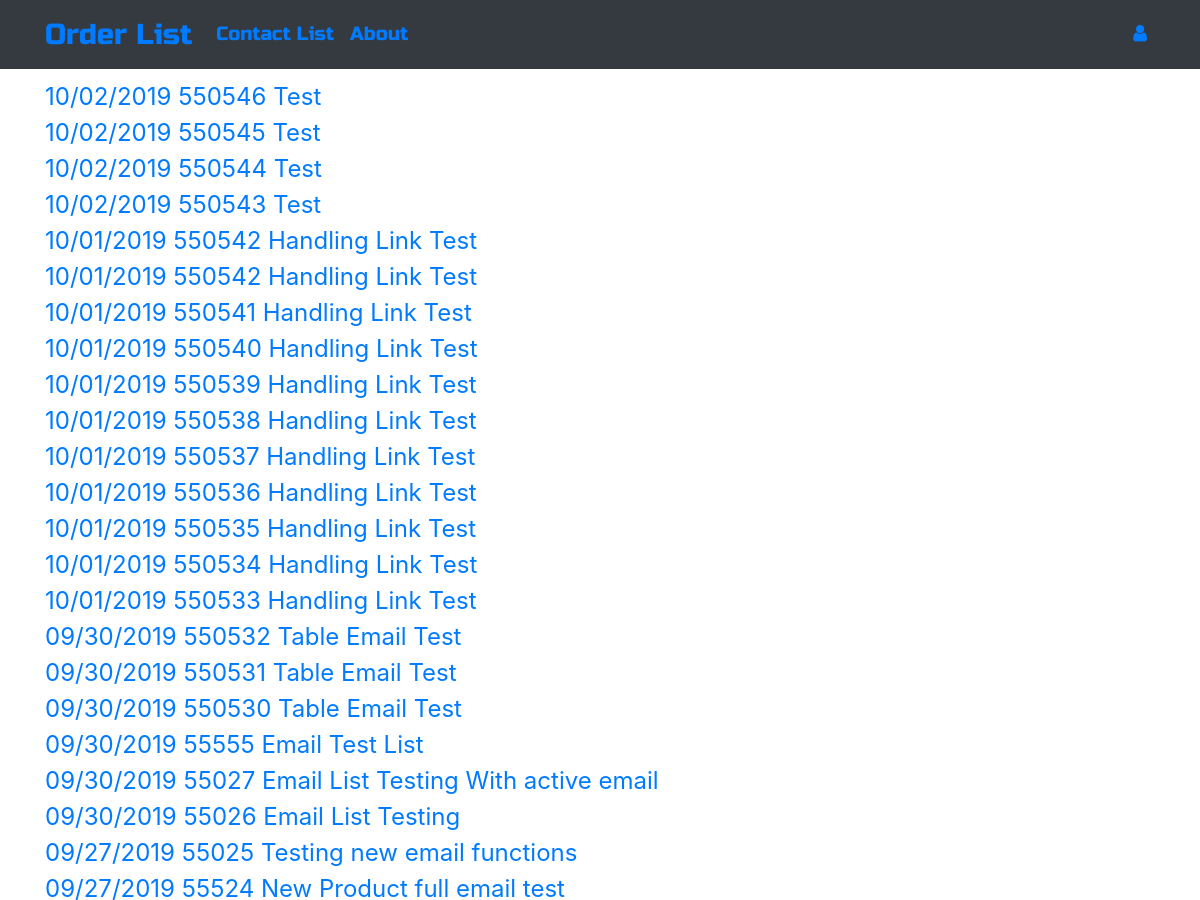
Before: / (upper part) with the older database file.
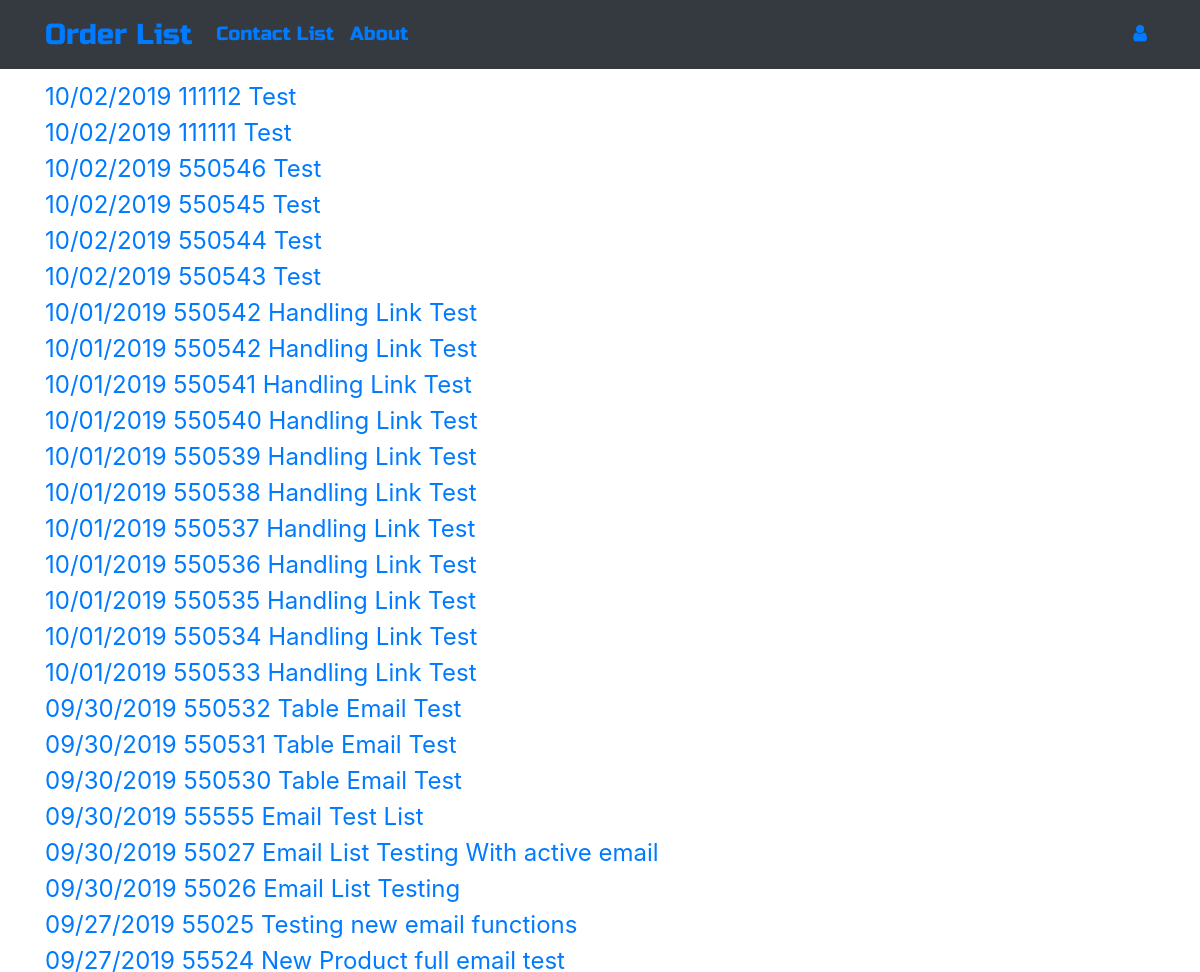
After: the same page with the newer database file.
### ordermanager/models.py (models this page shows, shortened)
class Order(models.Model):
    CUSTOMERS = (
        ("American Woodmark Corporation", "American Woodmark Corporation"),
        ("ACP", "ACP"),
        ("Jim Bishop", "Jim Bishop"),
        ("Fabritec", "Fabritec"),
        ("Hanssem", "Hanssem"),
        ("KabinArt", "KabinArt"),
        ("Legacy", "Legacy"),
        ("MasterBrand Cabinets, Inc", "MasterBrand Cabinets, Inc"),
        ("Unicor", "Unicor"),
    )
    CARRIER = (
        ("UPEXP", "UPEXP"),
        ("UPSAR", "UPSAR"),
        ("UPSBL", "UPSBL"),
        ("UPSCN", "UPSCN"),
        ("UPSGR", "UPSGR"),
        ("UPSRD", "UPSRD"),
        ("UPSRS", "UPSRS"),
        ("UPSSV", "UPSSV"),
        ("UPSWX", "UPSWX"),
        ("UPS2A", "UPS2A"),
        ("UPS3D", "UPS3D"),
        ("FX2DY", "FX2DY"),
        ("FXSTD", "FXSTD"),
        ("FXPAM", "FXPAM"),
        ("FXGRN", "FXGRN"),
        ("FXFNL", "FXFNL"),
        ("Customer Pickup", "Customer Pickup"),
    )
    REASON = (
        ("New Product", "New Product"),
        ("Not Applicable", "Not Applicable"),
        ("Unusual Size", "Unusual Size"),
        ("Unusual Profile", "Unusual Profile"),
        ("Unusual Material", "Unusual Material"),
        ("Obsolete Product", "Obsolete Product"),
        ("Non-Existing Material Specification", "Non-Existing Material Specification"),  # Order 26
        ("Customer Sample", "Customer Sample"),  # Order 26
        ("Special Assembly", "Special Assembly"),  # Order 26
        ("Special Inspection", "Special Inspection"),
        ("Special Packaging", "Special Packaging"),  # Order 26
        ("Profile Testing", "Profile Testing"),  # Order 26
        ("Process Testing", "Process Testing"),  # Order 26
    )
    TOOLING = (
        ("On Floor", "On Floor"),
        ("In Grinding Room", "In Grinding Room"),
        ("Other - See Notes", "Other - See Notes"),
    )
    author = models.ForeignKey('auth.User', on_delete=models.CASCADE)
    order_number = models.CharField(max_length=255)
    order_reason = models.CharField(max_length=50, choices=REASON)
    customer = models.CharField(max_length=50, choices=CUSTOMERS)
    product_name = models.CharField(max_length=255)
    title = models.CharField(max_length=255)
    design_code = models.CharField(max_length=255)
    carrier = models.CharField(max_length=20, choices=CARRIER)
    ship_date = models.DateField()
    process_date = models.DateField()
    sequence_numbers = models.CharField(max_length=255)
    tooling_status = models.CharField(max_length=20, choices=TOOLING)
    programming_status = models.BooleanField(default=False)
    engineering_framing_setup = models.BooleanField(default=False)
    engineering_panel_setup = models.BooleanField(default=False)
    engineering_lipping_setup = models.BooleanField(default=False)
    engineering_assembly = models.BooleanField(default=False)
    engineering_options = models.BooleanField(default=False)
    engineering_other = models.BooleanField(default=False)
    order_notes = models.TextField(blank=True, null=True)
    feedback = models.TextField(blank=True, null=True)
    date = models.DateTimeField()
    def __str__(self):
        return f"{self.date.strftime('%m/%d/%Y')}  {self.order_number}  {self.product_name}"

### ordermanager/views.py (the view)
# urls.py: path('', views.OrderListView.as_view(), name='order_list'),
class OrderListView(ListView):
    model = Order
    def get_queryset(self):
        return Order.objects.filter().order_by('-date')

### ordermanager/templates/ordermanager/order_list.html
{% extends "ordermanager/base.html" %}
{% block content %}
<div class="centerstage">
    {% for order in order_list %}
        <div class="order">
            <a href="{% url 'order_detail' pk=order.pk %}">{{ order }}</a>
        </div>
    {% endfor %}
</div>
{% endblock %}

Changed rows visible on the page:
added Order: date+order_number+product_name "10/02/2019 111112 Test"
added Order: date+order_number+product_name "10/02/2019 111111 Test"
